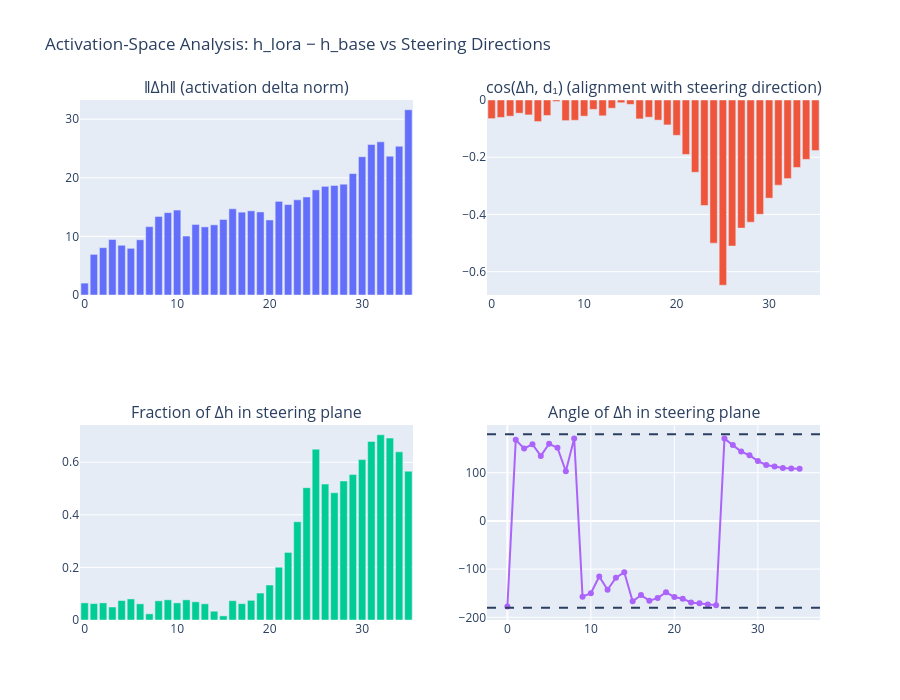

Write notebook code for a chart like this one.
### Code cell
fig = make_subplots(
    rows=2, cols=2,
    subplot_titles=(
        "‖Δh‖ (activation delta norm)",
        "cos(Δh, d₁) (alignment with steering direction)",
        "Fraction of Δh in steering plane",
        "Angle of Δh in steering plane",
    ),
)

fig.add_trace(go.Bar(x=df_act["layer_idx"], y=df_act["delta_norm"], name="‖Δh‖"), row=1, col=1)
fig.add_trace(go.Bar(x=df_act["layer_idx"], y=df_act["cos_d1"], name="cos(Δh,d₁)"), row=1, col=2)
fig.add_trace(go.Bar(x=df_act["layer_idx"], y=df_act["plane_fraction"], name="plane frac"), row=2, col=1)
fig.add_trace(
    go.Scatter(x=df_act["layer_idx"], y=df_act["angle_in_plane"], mode="markers+lines", name="angle"),
    row=2, col=2,
)
fig.add_hline(y=180, line_dash="dash", row=2, col=2)
fig.add_hline(y=-180, line_dash="dash", row=2, col=2)

fig.update_layout(height=700, title="Activation-Space Analysis: h_lora − h_base vs Steering Directions", showlegend=False)
fig.show()

### Figure 1 — Plotly figure (JSON) as saved in the notebook; plotly's stock layout.template omitted (floating-point values rounded to 4 significant figures)
{"data": [{"name": "‖Δh‖", "type": "bar", "x": [0, 1, 2, 3, 4, 5, 6, 7, 8, 9, 10, 11, 12, 13, 14, 15, 16, 17, 18, 19, 20, 21, 22, 23, 24, 25, 26, 27, 28, 29, 30, 31, 32, 33, 34, 35], "xaxis": "x", "y": [2.026, 6.935, 8.079, 9.473, 8.488, 7.966, 9.427, 11.67, 13.4, 14.06, 14.5, 10.06, 12.04, 11.63, 11.98, 12.89, 14.71, 14.14, 14.36, 14.18, 12.81, 15.98, 15.43, 16.24, 16.73, 17.94, 18.54, 18.69, 18.91, 20.72, 23.6, 25.69, 26.14, 23.69, 25.39, 31.62], "yaxis": "y"}, {"name": "cos(Δh,d₁)", "type": "bar", "x": [0, 1, 2, 3, 4, 5, 6, 7, 8, 9, 10, 11, 12, 13, 14, 15, 16, 17, 18, 19, 20, 21, 22, 23, 24, 25, 26, 27, 28, 29, 30, 31, 32, 33, 34, 35], "xaxis": "x2", "y": [-0.06506, -0.06101, -0.05654, -0.04616, -0.05214, -0.07532, -0.05406, -0.005262, -0.07205, -0.07079, -0.05645, -0.03282, -0.05519, -0.0288, -0.009581, -0.01532, -0.06604, -0.06021, -0.07038, -0.08705, -0.1234, -0.1902, -0.2526, -0.3687, -0.5001, -0.6473, -0.5103, -0.4477, -0.4269, -0.3994, -0.343, -0.2975, -0.2746, -0.2358, -0.2076, -0.1767], "yaxis": "y2"}, {"name": "plane frac", "type": "bar", "x": [0, 1, 2, 3, 4, 5, 6, 7, 8, 9, 10, 11, 12, 13, 14, 15, 16, 17, 18, 19, 20, 21, 22, 23, 24, 25, 26, 27, 28, 29, 30, 31, 32, 33, 34, 35], "xaxis": "x3", "y": [0.06512, 0.06233, 0.06506, 0.04945, 0.07394, 0.08014, 0.0615, 0.02346, 0.07296, 0.07681, 0.06506, 0.07672, 0.0692, 0.06166, 0.03339, 0.01573, 0.07349, 0.0622, 0.07481, 0.1026, 0.1331, 0.2008, 0.2571, 0.3737, 0.5034, 0.65, 0.517, 0.484, 0.5287, 0.5533, 0.6103, 0.6793, 0.7047, 0.6919, 0.6396, 0.566], "yaxis": "y3"}, {"mode": "markers+lines", "name": "angle", "type": "scatter", "x": [0, 1, 2, 3, 4, 5, 6, 7, 8, 9, 10, 11, 12, 13, 14, 15, 16, 17, 18, 19, 20, 21, 22, 23, 24, 25, 26, 27, 28, 29, 30, 31, 32, 33, 34, 35], "xaxis": "x4", "y": [-177.6, 168.2, 150.4, 159.0, 134.8, 160.0, 151.5, 103.0, 170.9, -157.2, -150.2, -115.3, -142.9, -117.8, -106.7, -166.9, -154.0, -165.5, -160.2, -148.1, -158.0, -161.3, -169.2, -170.6, -173.4, -174.8, 170.7, 157.7, 143.8, 136.2, 124.2, 116.0, 112.9, 109.9, 108.9, 108.2], "yaxis": "y4"}], "layout": {"annotations": [{"font": {"size": 16}, "showarrow": false, "text": "‖Δh‖ (activation delta norm)", "x": 0.225, "xanchor": "center", "xref": "paper", "y": 1, "yanchor": "bottom", "yref": "paper"}, {"font": {"size": 16}, "showarrow": false, "text": "cos(Δh, d₁) (alignment with steering direction)", "x": 0.775, "xanchor": "center", "xref": "paper", "y": 1, "yanchor": "bottom", "yref": "paper"}, {"font": {"size": 16}, "showarrow": false, "text": "Fraction of Δh in steering plane", "x": 0.225, "xanchor": "center", "xref": "paper", "y": 0.375, "yanchor": "bottom", "yref": "paper"}, {"font": {"size": 16}, "showarrow": false, "text": "Angle of Δh in steering plane", "x": 0.775, "xanchor": "center", "xref": "paper", "y": 0.375, "yanchor": "bottom", "yref": "paper"}], "height": 700, "shapes": [{"line": {"dash": "dash"}, "type": "line", "x0": 0, "x1": 1, "xref": "x4 domain", "y0": 180, "y1": 180, "yref": "y4"}, {"line": {"dash": "dash"}, "type": "line", "x0": 0, "x1": 1, "xref": "x4 domain", "y0": -180, "y1": -180, "yref": "y4"}], "showlegend": false, "title": {"text": "Activation-Space Analysis: h_lora − h_base vs Steering Directions"}, "xaxis": {"anchor": "y", "domain": [0, 0.45]}, "xaxis2": {"anchor": "y2", "domain": [0.55, 1]}, "xaxis3": {"anchor": "y3", "domain": [0, 0.45]}, "xaxis4": {"anchor": "y4", "domain": [0.55, 1]}, "yaxis": {"anchor": "x", "domain": [0.625, 1]}, "yaxis2": {"anchor": "x2", "domain": [0.625, 1]}, "yaxis3": {"anchor": "x3", "domain": [0, 0.375]}, "yaxis4": {"anchor": "x4", "domain": [0, 0.375]}}}
